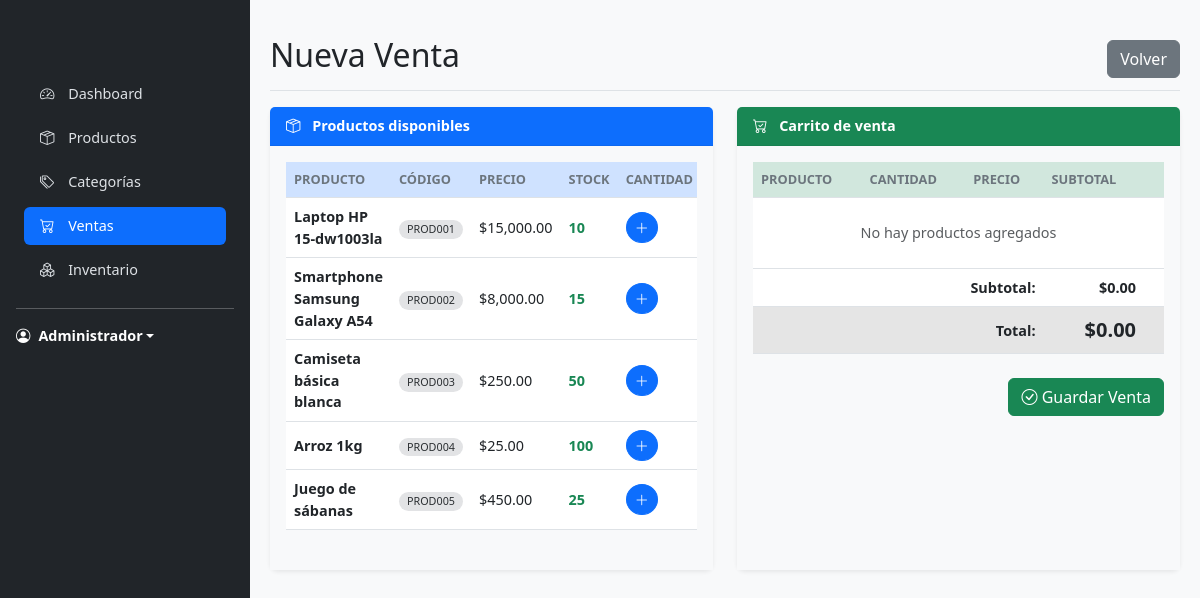
/sales/create (signed in), run on the app's committed database.
### tables this page shows
CREATE TABLE IF NOT EXISTS products (
    id INT AUTO_INCREMENT PRIMARY KEY,
    category_id INT,
    code VARCHAR(50) NOT NULL UNIQUE,
    name VARCHAR(255) NOT NULL,
    description TEXT,
    price DECIMAL(10, 2) NOT NULL,
    cost DECIMAL(10, 2) NOT NULL,
    stock INT NOT NULL DEFAULT 0,
    min_stock INT NOT NULL DEFAULT 5,
    created_at TIMESTAMP DEFAULT CURRENT_TIMESTAMP,
    updated_at TIMESTAMP DEFAULT CURRENT_TIMESTAMP ON UPDATE CURRENT_TIMESTAMP,
    FOREIGN KEY (category_id) REFERENCES categories(id) ON DELETE SET NULL
);

### config/database.php (called while the page is built, shortened)
<?php
class Database {
    public function getConnection() {
        $this->conn = null;
        try {
            $this->conn = new PDO("mysql:host=" . DB_HOST . ";dbname=" . DB_NAME, DB_USER, DB_PASS);
            $this->conn->setAttribute(PDO::ATTR_ERRMODE, PDO::ERRMODE_EXCEPTION);
            $this->conn->exec("set names utf8");
        } catch(PDOException $e) {
            echo "Error de conexión: " . $e->getMessage();
        }
        return $this->conn;
    }
}

### app/controllers/SalesController.php (called while the page is built, shortened)
<?php
require_once 'BaseController.php';
class SalesController extends BaseController
{
    private $saleModel;
    private $productModel;
    private $userModel;
    public function __construct()
    {
        $this->saleModel = $this->model('Sale');
        $this->productModel = $this->model('Product');
        $this->userModel = $this->model('User');
    }
    public function create()
    {
        $products = $this->productModel->getAll(1, 1000);
        if ($_SESSION['role'] === 'admin') {
            $customers = $this->userModel->getAllUsersByRole('user');
            $sale = [
                'customer_id' => $_GET['customer_id'] ?? '',
                'status' => 'completed',
                'items' => []
            ];
        }
        $this->render('sales/create', [
            'title' => 'Nueva Venta',
            'products' => $products,
            'customers' => $customers,
            'sale' => $sale,
            'statuses' => $this->saleModel::getStatuses(),
            'errors' => []
        ]);
    }
}

### index.php (called while the page is built, shortened)
<?php
require_once __DIR__ . '/config/database.php';
require_once __DIR__ . '/core/Router.php';
$router = new Router();
$router->get('/auth/login', 'AuthController@login');
$router->post('/auth/login', 'AuthController@login');
$router->post('/auth/logout', 'AuthController@logout');
$router->get('/auth/register', 'AuthController@register');
$router->post('/auth/register', 'AuthController@register');
$router->get('/user', 'UserController@index');
$router->get('/', function() {
    if (!isset($_SESSION['role'])) {
        header('Location: /auth/login');
        exit();
    }
    if ($_SESSION['role'] === 'admin') {
        header('Location: /dashboard');
        exit();
    } else {
        header('Location: /user');
        exit();
    }
});
$router->get('/dashboard', 'DashboardController@index');
$router->get('/products', 'ProductsController@index');
$router->get('/products/create', 'ProductsController@create');
$router->post('/products', 'ProductsController@store');
$router->put('/products/{id}', 'ProductsController@update');
$router->get('/products/{id}', 'ProductsController@show');
$router->get('/products/{id}/edit', 'ProductsController@edit');
$router->post('/products/{id}/update', 'ProductsController@update');
$router->delete('/products/{id}', 'ProductsController@delete');
$router->get('/categories', 'CategoriesController@index');
$router->get('/categories/create', 'CategoriesController@create');
$router->post('/categories', 'CategoriesController@store');
$router->get('/categories/{id}', 'CategoriesController@show');
$router->get('/categories/{id}/edit', 'CategoriesController@edit');
$router->put('/categories/{id}', 'CategoriesController@update');
$router->delete('/categories/{id}', 'CategoriesController@delete');
$router->get('/inventory', 'InventoryController@index');
$router->get('/inventory/create', 'InventoryController@create');
$router->post('/inventory', 'InventoryController@store');
$router->get('/inventory/{id}', 'InventoryController@show');
$router->get('/products/{id}/inventory', 'InventoryController@productHistory');
$router->get('/sales', 'SalesController@index');
$router->get('/sales/create', 'SalesController@create');
$router->post('/sales', 'SalesController@store');
$router->post('/sales/store', 'SalesController@store');
$router->post('/sales/removeFromCart', 'SalesController@removeFromCart');
$router->get('/sales/{id}/edit', 'SalesController@edit');
$router->post('/sales/{id}/update', 'SalesController@update');
$router->post('/sales/{id}/cancel', 'SalesController@cancel');
$router->post('/sales/addToCart', 'SalesController@addToCart');
$router->get('/sales/{id}/show', 'SalesController@show');
$router->setNotFound(function() {
    http_response_code(404);
    require __DIR__ . '/app/views/errors/404.php';
});
$router->dispatch();

### app/models/Product.php (called while the page is built, shortened)
<?php
class Product {
    private $conn;
    private $table_name = "products";
    public function __construct($db) {
        $this->conn = $db;
    }
    public function getAll($page = 1, $per_page = 10) {
        $offset = ($page - 1) * $per_page;
        $query = "SELECT p.*, c.name as category_name
                 FROM " . $this->table_name . " p
                 LEFT JOIN categories c ON p.category_id = c.id
                 ORDER BY p.created_at DESC
                 LIMIT :offset, :per_page";
        $stmt = $this->conn->prepare($query);
        $stmt->bindParam(':offset', $offset, PDO::PARAM_INT);
        $stmt->bindParam(':per_page', $per_page, PDO::PARAM_INT);
        $stmt->execute();
        return $stmt->fetchAll(PDO::FETCH_ASSOC);
    }
}

### app/views/sales/create.php (the view, shortened to what this page needs)
<?php include __DIR__ . '/../layouts/header.php'; ?>
<div class="d-flex justify-content-between flex-wrap flex-md-nowrap align-items-center pt-3 pb-2 mb-3 border-bottom">
    <h1 class="h2"><?= $title ?></h1>
    <div class="btn-toolbar mb-2 mb-md-0">
        <a href="/sales" class="btn btn-secondary">
            <i class="fas fa-arrow-left"></i> Volver
        </a>
    </div>
</div>
<div class="container-fluid px-0">
    <div class="row g-4">
        <div class="col-lg-6 col-xl">
            <div class="card shadow-sm border-0 h-100">
                <div class="card-header bg-primary text-white">
                    <i class="bi bi-box-seam me-2"></i> Productos disponibles
                </div>
                <div class="card-body bg-light">
                    <div class="table-responsive" style="max-height: 70vh; overflow-y: auto;">
                        <table class="table table-hover align-middle mb-0">
                            <thead class="table-primary">
                                <tr>
                                    <th>Producto</th>
                                    <th>Código</th>
                                    <th>Precio</th>
                                    <th>Stock</th>
                                    <th>Cantidad</th>
                                </tr>
                            </thead>
                            <tbody id="productsList">
                                <?php foreach ($products as $product): ?>
                                    <tr>
                                        <td class="align-middle">
                                            <span
                                                class="fw-semibold text-dark"><?= htmlspecialchars($product['name']) ?></span>
                                        </td>
                                        <td class="align-middle">
                                            <span
                                                class="badge bg-secondary-subtle text-secondary-emphasis px-2 py-1 rounded-pill"><?= htmlspecialchars($product['code']) ?></span>
                                        </td>
                                        <td class="align-middle">$<?= number_format($product['price'], 2) ?></td>
                                        <td class="align-middle"><span
                                                class="text-success fw-bold"><?= $product['stock'] ?></span></td>
                                        <td class="align-middle">
                                            <form method="POST" action="/sales/addToCart"
                                                class="d-flex align-items-center gap-2 mb-0">
                                                <button type="submit" class="btn btn-sm btn-primary rounded-circle"
                                                    title="Agregar">
                                                    <i class="bi bi-plus-lg"></i>
                                                </button>
                                            </form>
                                        </td>
                                    </tr>
                                <?php endforeach; ?>
                            </tbody>
                        </table>
                    </div>
                </div>
            </div>
        </div>
        <div class="col-lg-6 col-xl">
            <div class="card shadow-sm border-0 h-100">
                <div class="card-header bg-success text-white">
                    <i class="bi bi-cart-check me-2"></i> Carrito de venta
                </div>
                <div class="card-body bg-light">
                    <div class="table-responsive mb-4">
                        <table class="table table-hover align-middle mb-0" id="productsTable">
                            <thead class="table-success">
                                <tr>
                                    <th>Producto</th>
                                    <th>Cantidad</th>
                                    <th>Precio</th>
                                    <th>Subtotal</th>
                                    <th></th>
                                </tr>
                            </thead>
                            <tbody id="saleItems">
                                <?php if (!empty($_SESSION['sale_cart'])): ?>
                                    <?php $subtotal = 0; ?>
                                    <?php foreach ($_SESSION['sale_cart'] as $pid => $item): ?>
                                        <?php $item_subtotal = $item['price'] * $item['qty'];
                                        $subtotal += $item_subtotal; ?>
                                        <tr>
                                            <td>
                                                <div class="fw-bold text-dark-emphasis">
                                                    <?= htmlspecialchars($item['name']) ?>
                                                </div>
                                                <small
                                                    class="text-muted fst-italic"><?= htmlspecialchars($item['code']) ?></small>
                                            </td>
                                            <td class="align-middle"><span
                                                    class="badge bg-primary-subtle text-primary-emphasis px-2 py-1 rounded-pill"><?= $item['qty'] ?></span>
                                            </td>
                                            <td class="align-middle">$<?= number_format($item['price'], 2) ?></td>
                                            <td class="align-middle">$<?= number_format($item_subtotal, 2) ?></td>
                                            <td class="align-middle">
                                                <form method="POST" action="/sales/removeFromCart" style="display:inline;">
                                                    <input type="hidden" name="remove_product_id" value="<?= $pid ?>">
                                                    <button type="submit" class="btn btn-sm btn-danger rounded-circle"
                                                        title="Eliminar">
                                                        <i class="bi bi-trash"></i>
                                                    </button>
                                                </form>
                                            </td>
                                        </tr>
                                    <?php endforeach; ?>
                                <?php else: ?>
                                    <tr id="noItemsRow">
                                        <td colspan="5" class="text-center text-muted py-4">
                                            No hay productos agregados
                                        </td>
                                    </tr>
                                <?php endif; ?>
                            </tbody>
                            <tfoot>
                                <?php $total = $subtotal ?? 0; ?>
                                <tr>
                                    <td colspan="3" class="text-end fw-bold">Subtotal:</td>
                                    <td class="text-end fw-bold" id="subtotal">
                                        $<?= number_format($subtotal ?? 0, 2) ?>
                                    </td>
                                    <td></td>
                                </tr>
                                <tr class="table-active">
                                    <td colspan="3" class="text-end fw-bold">Total:</td>
                                    <td class="text-end fw-bold fs-5" id="total">
                                        $<?= number_format($total ?? 0, 2) ?>
                                    </td>
                                    <td></td>
                                </tr>
                            </tfoot>
                        </table>
                    </div>
                    <form id="saleForm" method="POST" action="/sales/store" class="needs-validation" novalidate>
                    <div class="d-flex flex-column flex-md-row justify-content-end gap-2 mt-4">
                        <button type="submit" class="btn btn-success">
                            <i class="bi bi-check-circle"></i> Guardar Venta
                        </button>
                    </div>
                    </form>
                </div>
            </div>
        </div>
    </div>
</div>
</div>
<?php include __DIR__ . '/../layouts/footer.php'; ?>

### core/Router.php (shortened to what this page needs)
<?php
class Router {
    private $routes = [];
    private function addRoute($method, $path, $handler) {
        $pattern = $this->pathToRegex($path);
        $this->routes[$method][$pattern] = $handler;
    }
    private function pathToRegex($path) {
        if ($path === '/') {
            return '#^/$#';
        }
        $pattern = preg_replace('/\{([^\/]+)\}/', '([^/]+)', $path);
        return '#^' . $pattern . '$#';
    }
    public function dispatch() {
        $method = $_SERVER['REQUEST_METHOD'];
        $path = parse_url($_SERVER['REQUEST_URI'], PHP_URL_PATH);
        $path = rtrim($path, '/');
        foreach ($this->routes[$method] as $pattern => $handler) {
            if (preg_match($pattern, $path, $matches)) {
                array_shift($matches);
                $this->handleRoute($handler, $matches);
                return;
            }
        }
    }
    private function handleRoute($handler, $params = []) {
        if (is_string($handler)) {
            list($controllerName, $method) = explode('@', $handler);
            $controllerFile = __DIR__ . '/../app/controllers/' . $controllerName . '.php';
            if (file_exists($controllerFile)) {
                $controller = new $controllerName();
                if (method_exists($controller, $method)) {
                    call_user_func_array([$controller, $method], $params);
                    return;
                }
            }
        }
    }
}

### app/views/layouts/header.php (style rules this page uses)
:root { --sidebar-width: 250px; }
body { font-size: 0.9rem; background-color: #f8f9fa; }
.card { border: none; border-radius: 0.5rem; box-shadow: 0 0.125rem 0.25rem rgba(0, 0, 0, 0.075); margin-bottom: 1.5rem; }
.card-header { background-color: #fff; border-bottom: 1px solid rgba(0, 0, 0, 0.05); font-weight: 600; }
.table th { font-weight: 600; font-size: 0.8rem; text-transform: uppercase; color: #6c757d; border-top: none; border-bottom: 1px solid #dee2e6; }
.table td { vertical-align: middle; }
.badge { font-weight: 500; padding: 0.35em 0.65em; }

### app/views/sales/create.php (style rules this page uses)
.table th { white-space: nowrap; }

### data on the page
products: name "Laptop HP 15-dw1003la", code "PROD001", price "15,000.00", stock "10"
products: name "Smartphone Samsung Galaxy A54", code "PROD002", price "8,000.00", stock "15"
products: name "Camiseta básica blanca", code "PROD003", price "250.00", stock "50"
products: name "Arroz 1kg", code "PROD004", price "25.00", stock "100"
products: name "Juego de sábanas", code "PROD005", price "450.00", stock "25"
